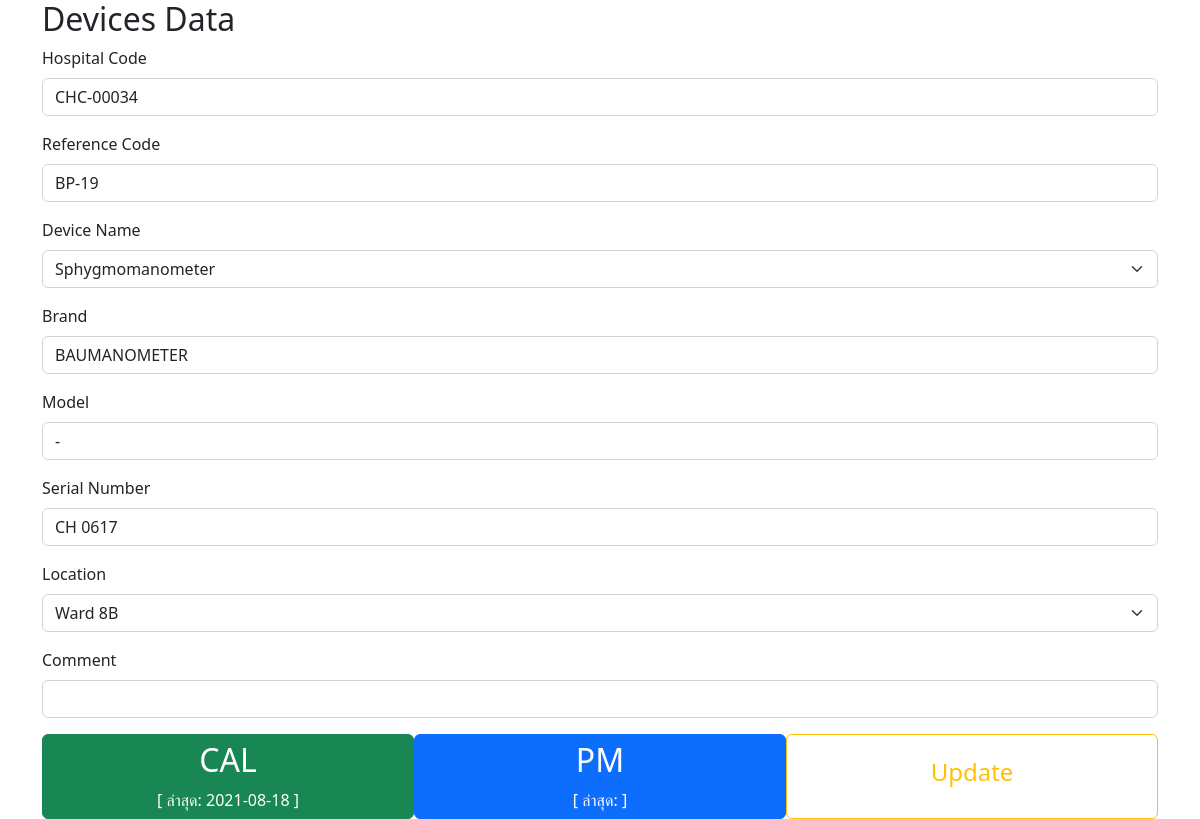
Page /device.php?id=CHC-00034 on the committed database.
### tables this page shows
CREATE TABLE cpy(
   ID      INTEGER  NOT NULL PRIMARY KEY AUTO_INCREMENT
  ,Code    VARCHAR(20) NOT NULL
  ,Ward    VARCHAR(50)
  ,Name    VARCHAR(100)
  ,Brand   VARCHAR(50)
  ,Model   VARCHAR(50)
  ,SN      VARCHAR(50)
  ,Ref     VARCHAR(50)
  ,Caldate DATE 
  ,PMdate DATE 
  ,Comment VARCHAR(200)
);

### device.php (the view, shortened to what this page needs)
<!DOCTYPE html>
<html lang="en">
<head>
    <link rel="stylesheet" href="https://cdn.jsdelivr.net/npm/bootstrap@5.2.0/dist/css/bootstrap.min.css" />
    <link rel="stylesheet" href="https://cdn.jsdelivr.net/npm/bootstrap-icons@1.7.2/font/bootstrap-icons.css" />
    <link rel="stylesheet" href="https://cdnjs.cloudflare.com/ajax/libs/font-awesome/4.7.0/css/font-awesome.min.css" />
</head>
<body>
    <?php
    include_once("conf.php");
    $conn = new mysqli($cpy_server, $cpy_user, $cpy_pass, $cpy_db);
    $device = $_GET['id'];
    $sql = "SELECT * FROM cpy WHERE Code = '" . $device . "'";
    $result = mysqli_query($conn, $sql);
    if ($row = mysqli_fetch_array($result)) {
        if ($row['Name'] == "Bedside Monitor" || $row['Name'] == "Vital Signs Monitor" || $row['Name'] == "Monitor(MRI)" || $row['Name'] == "Monitor CT") {
            $cal_selector = "bsm";
        } elseif ($row['Name'] == "Digital Blood Pressure" || $row['Name'] == "Ambulatory Blood Pressure Monitoring(บันทึกความดัน)") {
            $cal_selector = "nibp";
        } elseif ($row['Name'] == "Ankle brachial index(เครื่องตรวจสมรรถภาพหลอดเลือดแดง)") {
            $cal_selector = "cavi";
        } elseif ($row['Name'] == "Pulse Oximeter") {
            $cal_selector = "po";
        } elseif ($row['Name'] == "Electrocardiograph" || $row['Name'] == "Holter Recorder(บันทึกคลื่นไฟฟ้าหัวใจ)") {
            $cal_selector = "ecg";
        } elseif (
            $row['Name'] == "Blood warmer(เครื่องอุ่นสารให้เลือด)" || $row['Name'] == "Hypo / Hyperthermia" || $row['Name'] == "อ่างแช่พาราฟิน (Parafin Bath)"
            || $row['Name'] == "Cloth warmer(เครื่องอุ่นผ้า)" || $row['Name'] == "Hydrocollator(เครื่องต้มแผ่นให้ความร้อน)"
        ) {
            $cal_selector = "temp";
        } elseif ($row['Name'] == "Infant Incubator(ตู้อบเด็กทารก)" || $row['Name'] == "Infant Warmer (ช่วยเด็กแรกเกิด)" || $row['Name'] == "Radiant warmer(ให้ความอบอุ่นเด็กด้วยแสง)") {
            $cal_selector = "infant_incu";
        } elseif ($row['Name'] == "Centrifuge") {
            $cal_selector = "cen";
        } elseif ($row['Name'] == "Fetal Doppler" || $row['Name'] == "Fetal Monitor(เครื่องฟังเสียงหัวใจเด็ก)") {
            $cal_selector = "fetal";
        } elseif ($row['Name'] == "Electrosurgical Unit (ตัดจี้ด้วยไฟฟ้า)") {
            $cal_selector = "esu";
        } elseif ($row['Name'] == "Sphygmomanometer" || $row['Name'] == "Neopuff" || $row['Name'] == "Aspirators" || $row['Name'] == "Pressure Cuff" || $row['Name'] == "Vacuum Extractor (เครื่องช่วยคลอดโดยใช้แรงดูด)") {
            $cal_selector = "pressure";
        } elseif ($row['Name'] == "Spiro meter") {
            $cal_selector = "spiro";
        } elseif ($row['Name'] == "Traction (ชุดดึงคอและหลังอัตโนมัติ)") {
            $cal_selector = "traction";
        } elseif ($row['Name'] == "PaceMaker (เครื่องกระตุ้นหัวใจ)") {
            $cal_selector = "pace";
        } else {
            $cal_selector = "error";
        }
    ?>
        <form action="update_data.php" method="post">
            <div class="container">
                <h2>Devices Data</h2>
                <div class="mb-3">
                    <label for="hos_code" class="form-label">Hospital Code</label>
                    <input type="text" class="form-control" name="hosp_code" placeholder="CHC-00000" value="<?php echo $row['Code']; ?>" readonly>
                </div>
                <div class="mb-3">
                    <label for="ref_code" class="form-label">Reference Code</label>
                    <input type="text" class="form-control" name="ref_code" placeholder="CPY-XX-00" value="<?php echo $row['Ref']; ?>">
                </div>
                <div class="mb-3">
                    <label for="ref_code" class="form-label">Device Name</label>
                    <select name="name" class="form-select" aria-label="">
                        <option selected><?php echo $row['Name']; ?></option>
                    </select>
                </div>
                <div class="mb-3">
                    <label for="brand" class="form-label">Brand</label>
                    <input type="text" class="form-control" name="brand" placeholder="" value="<?php echo $row['Brand']; ?>">
                </div>
                <div class="mb-3">
                    <label for="model" class="form-label">Model</label>
                    <input type="text" class="form-control" name="model" placeholder="" value="<?php echo $row['Model']; ?>">
                </div>
                <div class="mb-3">
                    <label for="sn" class="form-label">Serial Number</label>
                    <input type="text" class="form-control" name="sn" placeholder="" value="<?php echo $row['SN']; ?>">
                </div>
                <div class="mb-3">
                    <label for="loc" class="form-label">Location</label>
                    <select name="loc" class="form-select" aria-label="">
                        <option selected><?php echo $row['Ward']; ?></option>
                    </select>
                </div>
                <div class="mb-3">
                    <label for="comment" class="form-label">Comment</label>
                    <input type="text" class="form-control" name="comment" placeholder="" value="<?php echo $row['Comment']; ?>">
                </div>
                <div class="d-flex justify-content-between">
                    <button type="button" class="btn btn-success col-4" onclick="window.open('cal_'+'<?php echo $cal_selector ?>'+'.php?Code='+'<?php echo $row['Code']; ?>')">
                        <h2>CAL</h2> [ ล่าสุด: <?php echo $row['Caldate']; ?> ]
                    </button>
                    <button type="button" class="btn btn-primary col-4" onclick="window.open('pm_'+'<?php echo $cal_selector ?>'+'.php?Code='+'<?php echo $row['Code']; ?>')">
                        <h2>PM</h2> [ ล่าสุด: <?php echo $row['PMdate']; ?> ]
                    </button>
                    <button type="submit" class="btn btn-outline-warning col-4"><h4>Update</h4></button>
                </div>
            </div>
        </form>
    <?php
    } else {
        echo "ไม่พบข้อมูล";
    }
    ?>
</body>
</html>

### rows in the picture
cpy: hosp_code "CHC-00034", ref_code "BP-19", name "Sphygmomanometer", brand "BAUMANOMETER", model "-", sn "CH 0617", loc "Ward 8B", Caldate "2021-08-18"
